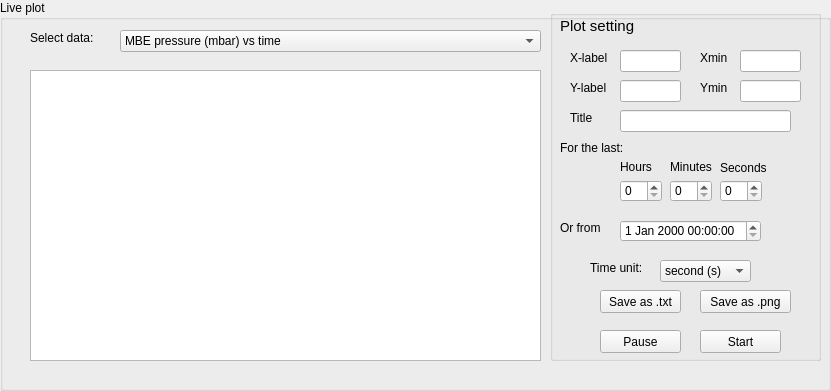
     <widget class="QGroupBox" name="groupBox_10">
      <property name="geometry">
       <rect>
        <x>10</x>
        <y>10</y>
        <width>831</width>
        <height>391</height>
       </rect>
      </property>
      <property name="title">
       <string>Live plot</string>
      </property>
      <widget class="QLabel" name="label_225">
       <property name="geometry">
        <rect>
         <x>30</x>
         <y>30</y>
         <width>81</width>
         <height>16</height>
        </rect>
       </property>
       <property name="text">
        <string>Select data:</string>
       </property>
      </widget>
      <widget class="QComboBox" name="mv_comboBox">
       <property name="geometry">
        <rect>
         <x>120</x>
         <y>30</y>
         <width>421</width>
         <height>22</height>
        </rect>
       </property>
       <item>
        <property name="text">
         <string>MBE pressure (mbar) vs time</string>
        </property>
       </item>
       <item>
        <property name="text">
         <string>MBE+STM pressure (mbar) vs time</string>
        </property>
       </item>
       <item>
        <property name="text">
         <string>T1,T2,T3,T4 vs time</string>
        </property>
       </item>
       <item>
        <property name="text">
         <string>T1,T2,T3,T4,JT,GGS vs time</string>
        </property>
       </item>
       <item>
        <property name="text">
         <string>Beam Flux vs time</string>
        </property>
       </item>
      </widget>
      <widget class="QGraphicsView" name="mv_plot">
       <property name="geometry">
        <rect>
         <x>30</x>
         <y>70</y>
         <width>511</width>
         <height>291</height>
        </rect>
       </property>
      </widget>
      <widget class="QGroupBox" name="groupBox_3">
       <property name="geometry">
        <rect>
         <x>550</x>
         <y>10</y>
         <width>271</width>
         <height>351</height>
        </rect>
       </property>
       <property name="title">
        <string/>
       </property>
       <widget class="QGroupBox" name="groupBox_4">
        <property name="geometry">
         <rect>
          <x>0</x>
          <y>-80</y>
          <width>120</width>
          <height>80</height>
         </rect>
        </property>
        <property name="title">
         <string>GroupBox</string>
        </property>
       </widget>
       <widget class="QPushButton" name="mv_pB_pause">
        <property name="geometry">
         <rect>
          <x>50</x>
          <y>320</y>
          <width>81</width>
          <height>23</height>
         </rect>
        </property>
        <property name="text">
         <string>Pause</string>
        </property>
       </widget>
       <widget class="QPushButton" name="mv_pB_start">
        <property name="geometry">
         <rect>
          <x>150</x>
          <y>320</y>
          <width>81</width>
          <height>23</height>
         </rect>
        </property>
        <property name="text">
         <string>Start</string>
        </property>
       </widget>
       <widget class="QLineEdit" name="mv_xlabel">
        <property name="geometry">
         <rect>
          <x>70</x>
          <y>40</y>
          <width>61</width>
          <height>22</height>
         </rect>
        </property>
       </widget>
       <widget class="QLabel" name="label_5">
        <property name="geometry">
         <rect>
          <x>20</x>
          <y>40</y>
          <width>55</width>
          <height>16</height>
         </rect>
        </property>
        <property name="text">
         <string>X-label</string>
        </property>
       </widget>
       <widget class="QLabel" name="label_6">
        <property name="geometry">
         <rect>
          <x>20</x>
          <y>70</y>
          <width>55</width>
          <height>16</height>
         </rect>
        </property>
        <property name="text">
         <string>Y-label</string>
        </property>
       </widget>
       <widget class="QLineEdit" name="mv_ylabel">
        <property name="geometry">
         <rect>
          <x>70</x>
          <y>70</y>
          <width>61</width>
          <height>22</height>
         </rect>
        </property>
       </widget>
       <widget class="QLabel" name="label_7">
        <property name="geometry">
         <rect>
          <x>20</x>
          <y>100</y>
          <width>55</width>
          <height>16</height>
         </rect>
        </property>
        <property name="text">
         <string>Title</string>
        </property>
       </widget>
       <widget class="QLineEdit" name="mv_title">
        <property name="geometry">
         <rect>
          <x>70</x>
          <y>100</y>
          <width>171</width>
          <height>22</height>
         </rect>
        </property>
       </widget>
       <widget class="QLabel" name="label_9">
        <property name="geometry">
         <rect>
          <x>150</x>
          <y>40</y>
          <width>55</width>
          <height>16</height>
         </rect>
        </property>
        <property name="text">
         <string>Xmin</string>
        </property>
       </widget>
       <widget class="QLabel" name="label_12">
        <property name="geometry">
         <rect>
          <x>150</x>
          <y>70</y>
          <width>55</width>
          <height>16</height>
         </rect>
        </property>
        <property name="text">
         <string>Ymin</string>
        </property>
       </widget>
       <widget class="QLineEdit" name="mv_xmin">
        <property name="geometry">
         <rect>
          <x>190</x>
          <y>40</y>
          <width>61</width>
          <height>22</height>
         </rect>
        </property>
       </widget>
       <widget class="QLineEdit" name="mv_ymin">
        <property name="geometry">
         <rect>
          <x>190</x>
          <y>70</y>
          <width>61</width>
          <height>22</height>
         </rect>
        </property>
       </widget>
       <widget class="QSpinBox" name="mv_second">
        <property name="geometry">
         <rect>
          <x>170</x>
          <y>170</y>
          <width>42</width>
          <height>22</height>
         </rect>
        </property>
       </widget>
       <widget class="QLabel" name="label_16">
        <property name="geometry">
         <rect>
          <x>170</x>
          <y>150</y>
          <width>61</width>
          <height>16</height>
         </rect>
        </property>
        <property name="text">
         <string>Seconds</string>
        </property>
       </widget>
       <widget class="QSpinBox" name="mv_hour">
        <property name="geometry">
         <rect>
          <x>70</x>
          <y>170</y>
          <width>42</width>
          <height>22</height>
         </rect>
        </property>
       </widget>
       <widget class="QLabel" name="label_340">
        <property name="geometry">
         <rect>
          <x>10</x>
          <y>130</y>
          <width>81</width>
          <height>16</height>
         </rect>
        </property>
        <property name="text">
         <string>For the last:</string>
        </property>
       </widget>
       <widget class="QLabel" name="label_14">
        <property name="geometry">
         <rect>
          <x>70</x>
          <y>150</y>
          <width>47</width>
          <height>14</height>
         </rect>
        </property>
        <property name="text">
         <string>Hours</string>
        </property>
       </widget>
       <widget class="QSpinBox" name="mv_minutes">
        <property name="geometry">
         <rect>
          <x>120</x>
          <y>170</y>
          <width>42</width>
          <height>22</height>
         </rect>
        </property>
       </widget>
       <widget class="QLabel" name="label_15">
        <property name="geometry">
         <rect>
          <x>120</x>
          <y>150</y>
          <width>47</width>
          <height>14</height>
         </rect>
        </property>
        <property name="text">
         <string>Minutes</string>
        </property>
       </widget>
       <widget class="QLabel" name="label_25">
        <property name="geometry">
         <rect>
          <x>10</x>
          <y>0</y>
          <width>201</width>
          <height>31</height>
         </rect>
        </property>
        <property name="font">
         <font>
          <family>MS Shell Dlg 2</family>
          <pointsize>11</pointsize>
          <weight>9</weight>
          <italic>false</italic>
          <bold>false</bold>
         </font>
        </property>
        <property name="styleSheet">
         <string notr="true">font: 75 11pt &quot;MS Shell Dlg 2&quot;;</string>
        </property>
        <property name="text">
         <string>Plot setting</string>
        </property>
       </widget>
       <widget class="QDateTimeEdit" name="mv_date">
        <property name="geometry">
         <rect>
          <x>70</x>
          <y>210</y>
          <width>141</width>
          <height>22</height>
         </rect>
        </property>
       </widget>
       <widget class="QLabel" name="label_230">
        <property name="geometry">
         <rect>
          <x>10</x>
          <y>210</y>
          <width>51</width>
          <height>16</height>
         </rect>
        </property>
        <property name="text">
         <string>Or from</string>
        </property>
       </widget>
       <widget class="QLabel" name="label_258">
        <property name="geometry">
         <rect>
          <x>10</x>
          <y>240</y>
          <width>51</width>
          <height>16</height>
         </rect>
        </property>
        <property name="text">
         <string/>
        </property>
       </widget>
       <widget class="QPushButton" name="mv_pB_save_as_txt">
        <property name="geometry">
         <rect>
          <x>50</x>
          <y>280</y>
          <width>81</width>
          <height>23</height>
         </rect>
        </property>
        <property name="text">
         <string>Save as .txt</string>
        </property>
       </widget>
       <widget class="QPushButton" name="mv_pB_save_as_png">
        <property name="geometry">
         <rect>
          <x>150</x>
          <y>280</y>
          <width>91</width>
          <height>23</height>
         </rect>
        </property>
        <property name="text">
         <string>Save as .png</string>
        </property>
       </widget>
       <widget class="QLabel" name="label_238">
        <property name="geometry">
         <rect>
          <x>40</x>
          <y>250</y>
          <width>61</width>
          <height>16</height>
         </rect>
        </property>
        <property name="text">
         <string>Time unit:</string>
        </property>
       </widget>
       <widget class="QComboBox" name="mv_unit_select">
        <property name="geometry">
         <rect>
          <x>110</x>
          <y>250</y>
          <width>91</width>
          <height>22</height>
         </rect>
        </property>
        <item>
         <property name="text">
          <string>second (s)</string>
         </property>
        </item>
        <item>
         <property name="text">
          <string>minute (m)</string>
         </property>
        </item>
        <item>
         <property name="text">
          <string>hour (h)</string>
         </property>
        </item>
        <item>
         <property name="text">
          <string>day (d)</string>
         </property>
        </item>
       </widget>
      </widget>
     </widget>
